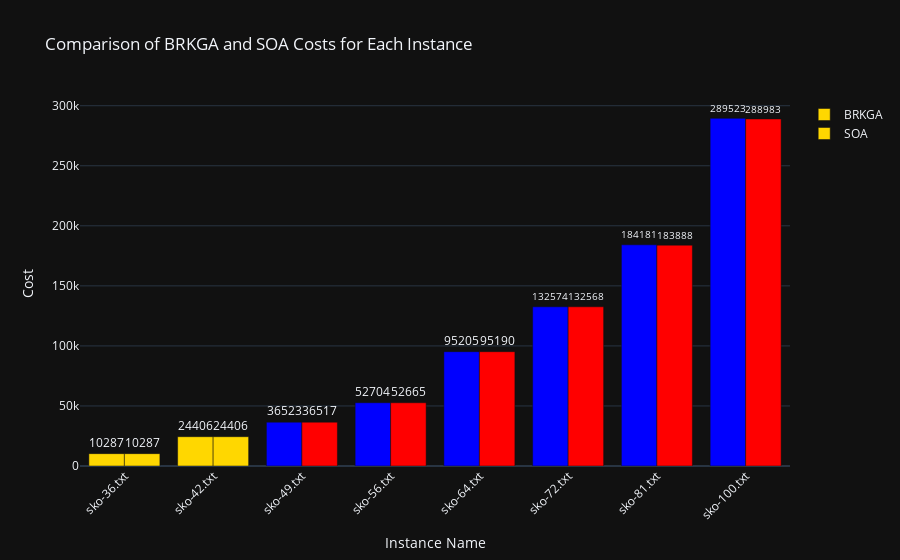

The notebook cell this image was saved under:
### Code cell
ie = InstancesExecutor(params)
results = ie.read_result(output_dir)
output_report = OutputReport(results)
output_report.plot_comparison()

### Figure 1 — Plotly figure (JSON) as saved in the notebook; plotly's stock layout.template omitted (floating-point values rounded to 4 significant figures)
{"data": [{"hoverinfo": "text", "hovertext": ["BRKGA: 10287", "BRKGA: 24406", "BRKGA: 36523", "BRKGA: 52704", "BRKGA: 95205", "BRKGA: 132574", "BRKGA: 184181", "BRKGA: 289523"], "marker": {"color": ["#FFD700", "#FFD700", "#0000FF", "#0000FF", "#0000FF", "#0000FF", "#0000FF", "#0000FF"]}, "name": "BRKGA", "text": ["10287", "24406", "36523", "52704", "95205", "132574", "184181", "289523"], "textposition": "outside", "type": "bar", "x": ["sko-36.txt", "sko-42.txt", "sko-49.txt", "sko-56.txt", "sko-64.txt", "sko-72.txt", "sko-81.txt", "sko-100.txt"], "y": [10287, 24406, 36523, 52704, 95205, 132574, 184181, 289523]}, {"hoverinfo": "text", "hovertext": ["SOA: 10287", "SOA: 24406", "SOA: 36517", "SOA: 52665", "SOA: 95190", "SOA: 132568", "SOA: 183888", "SOA: 288983"], "marker": {"color": ["#FFD700", "#FFD700", "#ff0000", "#ff0000", "#ff0000", "#ff0000", "#ff0000", "#ff0000"]}, "name": "SOA", "text": ["10287", "24406", "36517", "52665", "95190", "132568", "183888", "288983"], "textposition": "outside", "type": "bar", "x": ["sko-36.txt", "sko-42.txt", "sko-49.txt", "sko-56.txt", "sko-64.txt", "sko-72.txt", "sko-81.txt", "sko-100.txt"], "y": [10287, 24406, 36517, 52665, 95190, 132568, 183888, 288983]}], "layout": {"barmode": "group", "coloraxis": {"showscale": false}, "title": {"text": "Comparison of BRKGA and SOA Costs for Each Instance"}, "xaxis": {"tickangle": -45, "title": {"text": "Instance Name"}}, "yaxis": {"title": {"text": "Cost"}}}}
